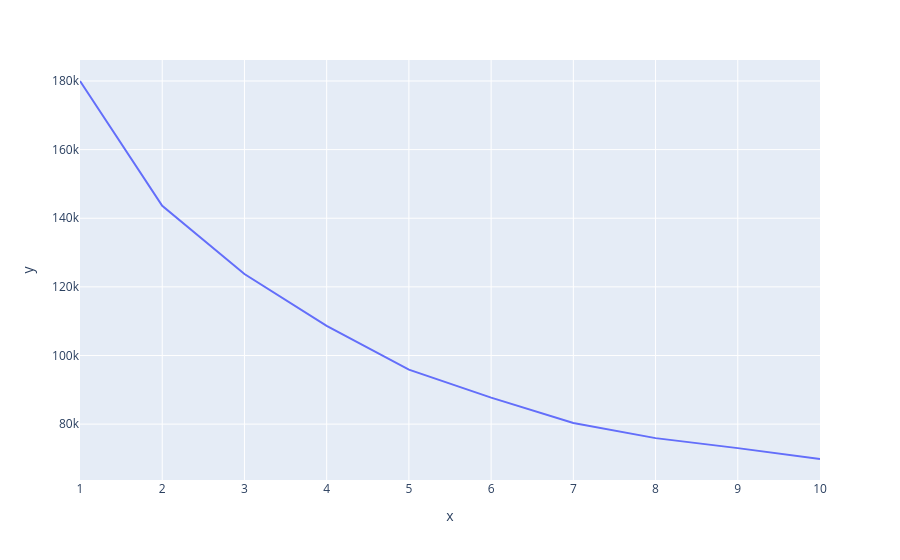

Notebook code for this chart:
### Code cell
grafico = px.line(x = range(1,11), y=wcss)
grafico.show()

### Figure 1 — Plotly figure (JSON) as saved in the notebook; plotly's stock layout.template omitted (floating-point values rounded to 4 significant figures)
{"data": [{"hovertemplate": "x=%{x}<br>y=%{y}<extra></extra>", "legendgroup": "", "line": {"color": "#636efa", "dash": "solid"}, "marker": {"symbol": "circle"}, "mode": "lines", "name": "", "orientation": "v", "showlegend": false, "type": "scatter", "x": [1, 2, 3, 4, 5, 6, 7, 8, 9, 10], "xaxis": "x", "y": [180000.0, 143600.0, 123800.0, 108600.0, 95860.0, 87710.0, 80310.0, 75920.0, 73000.0, 69830.0], "yaxis": "y"}], "layout": {"legend": {"tracegroupgap": 0}, "margin": {"t": 60}, "xaxis": {"anchor": "y", "domain": [0, 1], "title": {"text": "x"}}, "yaxis": {"anchor": "x", "domain": [0, 1], "title": {"text": "y"}}}}
